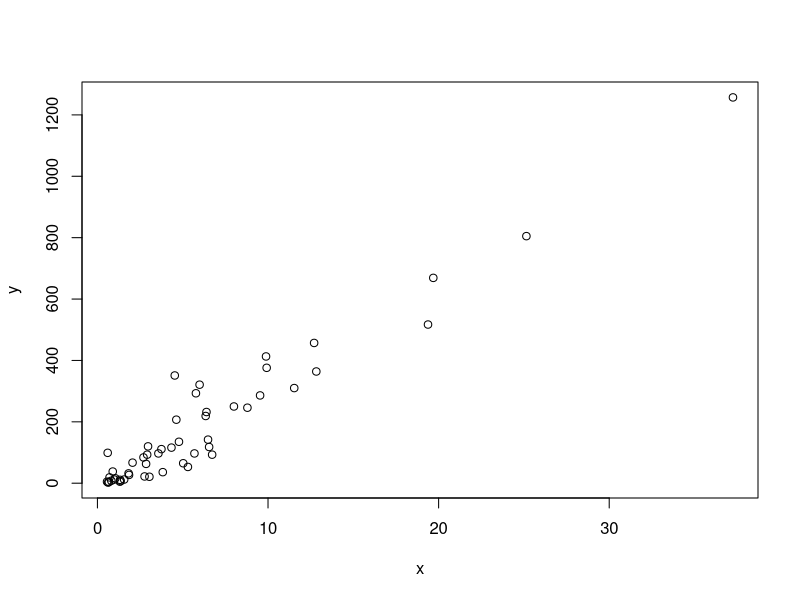
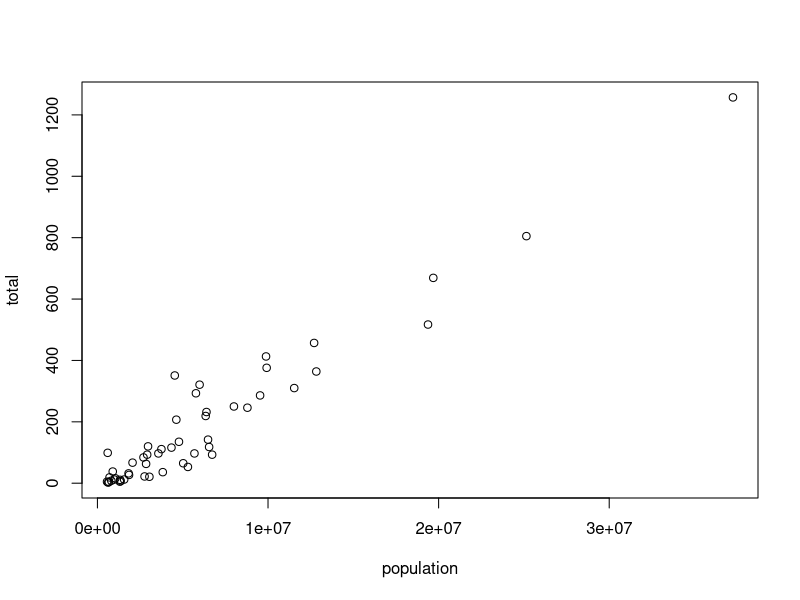
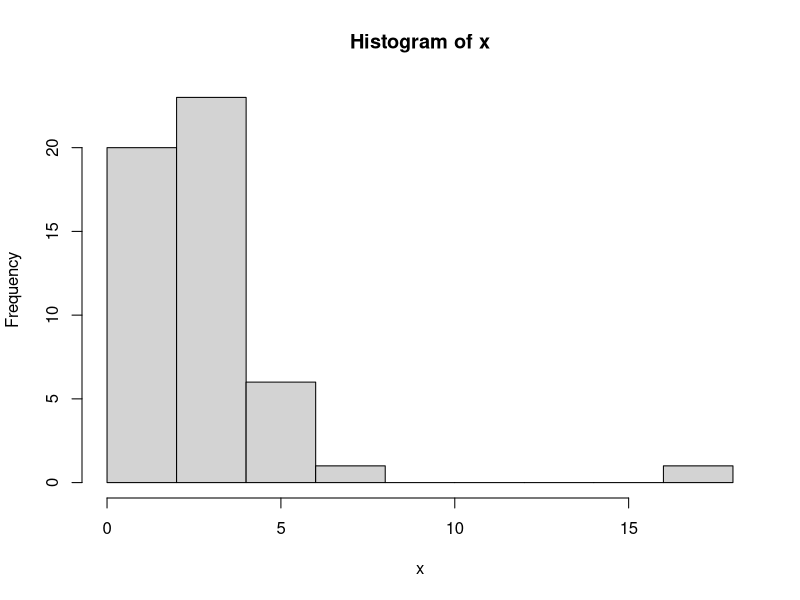
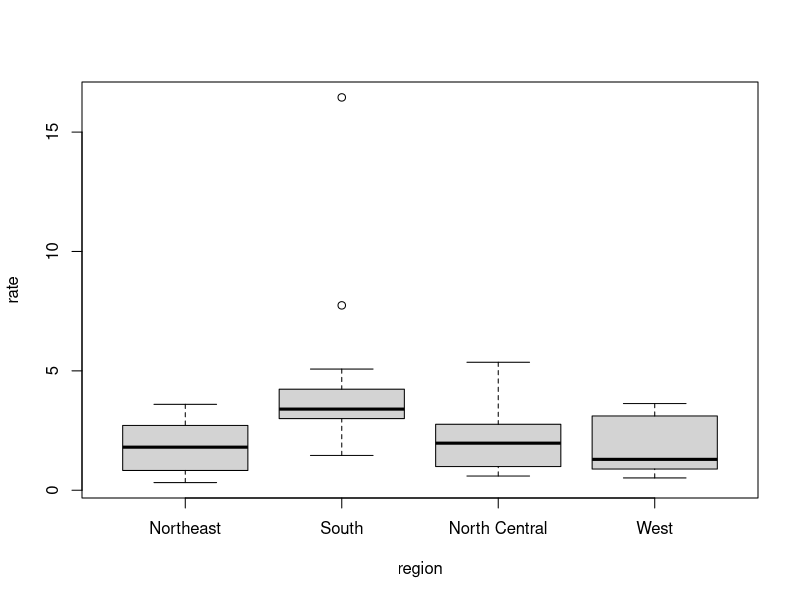
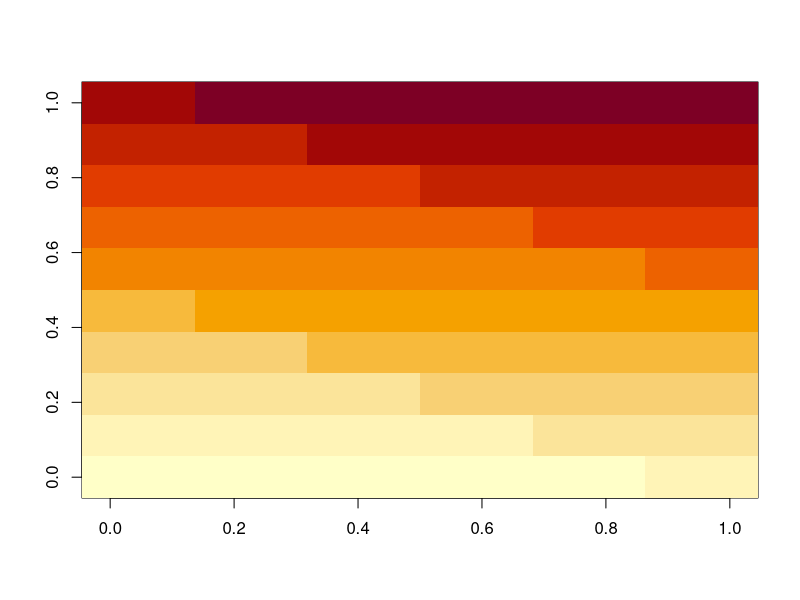
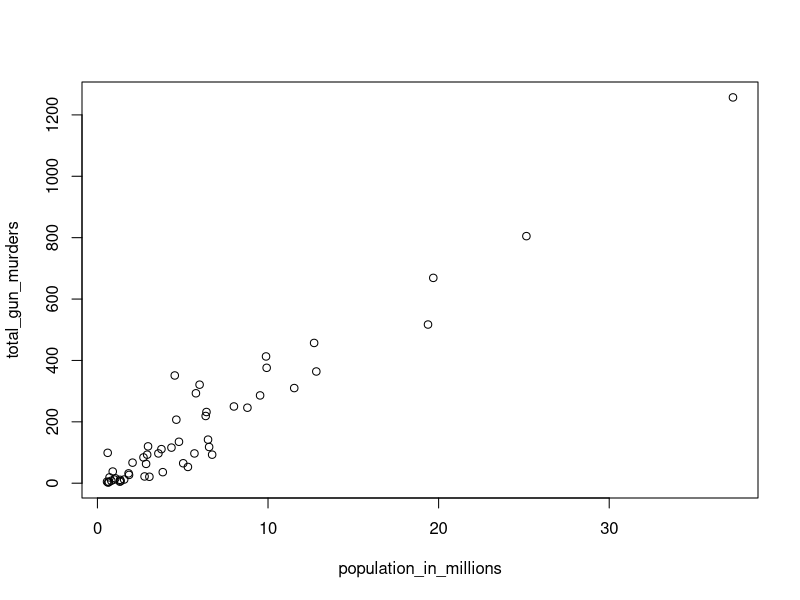
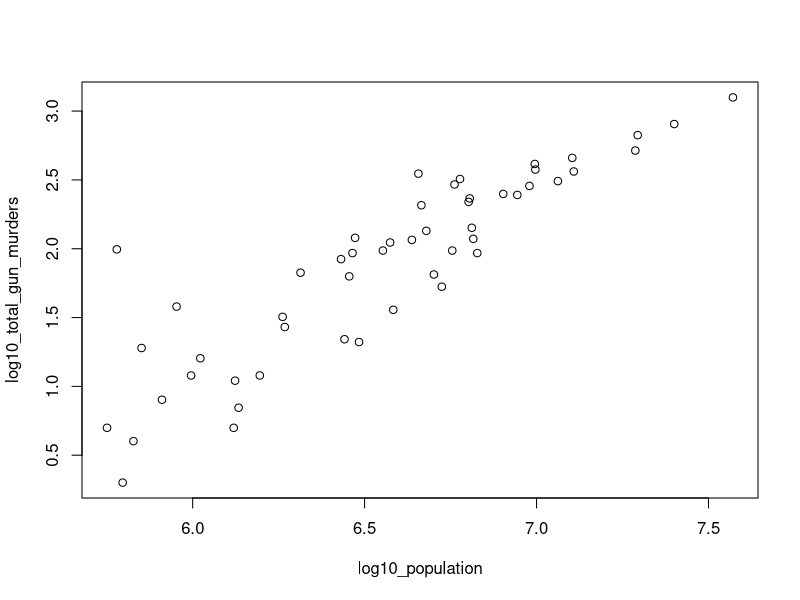
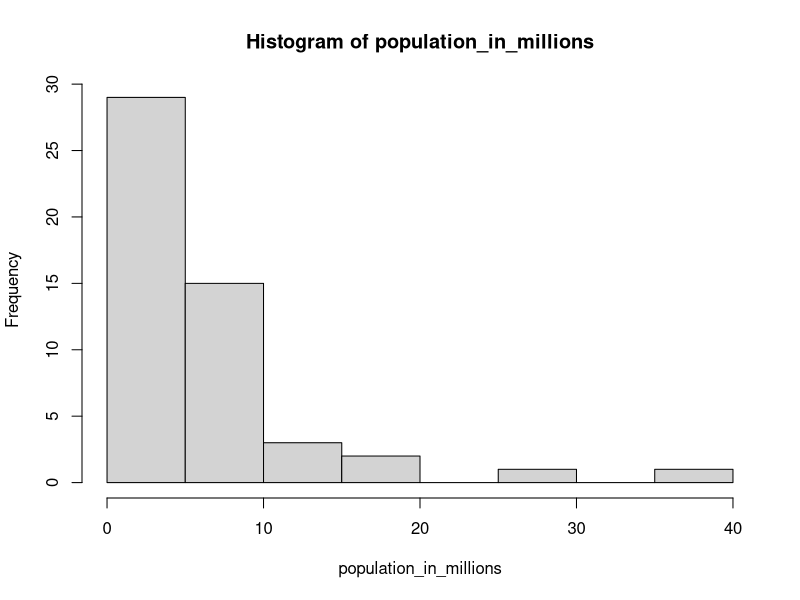

Write R code to recreate these figures, in order.
## ---- chunk 1
a<-1
b<-1
c<- -1
## ---- chunk 2
a
## ---- chunk 3
print(a)

## ---- chunk 4
ls()

## ---- chunk 5
(-b + sqrt(b^2 - 4*a*c) ) / ( 2*a )

(-b - sqrt(b^2 - 4*a*c) ) / ( 2*a )

## ---- chunk 6
log(8)

log(a) 
## ---- chunk 7
help("log")
## ---- chunk 8
args(log)

## ---- chunk 9
log(8, base = 2)

## ---- chunk 10
log(x = 8, base = 2)

## ---- chunk 11
log(8,2)

## ---- chunk 12
log(base = 2, x = 8)

## ---- chunk 13
2^3

## ---- chunk 14
help("+") 

## ---- chunk 15
?"+"
## ---- chunk 16
help(">") 

## ---- chunk 17
?">"

## ---- chunk 18
data()

## ---- chunk 19
co2

## ---- chunk 20
pi
Inf+1
## ---- chunk 21
solution_1 <- (-b + sqrt(b^2 - 4*a*c)) / (2*a)
solution_2 <- (-b - sqrt(b^2 - 4*a*c)) / (2*a)
## ---- chunk 22
a <- 3
b <- 2
c <- -1
(-b + sqrt(b^2 - 4*a*c)) / (2*a)
(-b - sqrt(b^2 - 4*a*c)) / (2*a)
## ---- chunk 23
## Code to compute solution to quadratic equation of the form ax^2 + bx + c
## define the variables
a <- 3 
b <- 2
c <- -1

## now compute the solution
(-b + sqrt(b^2 - 4*a*c)) / (2*a)
(-b - sqrt(b^2 - 4*a*c)) / (2*a)
## ---- chunk 24
n<-100
n*(n+1)/2
## ---- chunk 25
n<-1000
n*(n+1)/2
## ---- chunk 26
n <- 1000
x <- seq(1, n)
sum(x)
## ---- chunk 27
# b.seq creates a list of numbers and sum adds them up.

## ---- chunk 28
log(sqrt(100),10)
## ---- chunk 29
# c.log(exp(x))
## ---- chunk 30
a <- 2
class(a)
## ---- chunk 31
library(dslabs)
data(murders)
## ---- chunk 32
class(murders)

## ---- chunk 33
str(murders)

## ---- chunk 34
head(murders)

## ---- chunk 35
murders$population

## ---- chunk 36
names(murders)

## ---- chunk 37
pop <- murders$population
length(pop)
## ---- chunk 38
class(pop)

## ---- chunk 39
class(murders$state)

## ---- chunk 40
z <- 3 == 2
z
class(z)

## ---- chunk 41
?Comparison

## ---- chunk 42
class(murders$region)

## ---- chunk 43
levels(murders$region)

## ---- chunk 44
region <- murders$region
value <- murders$total
region <- reorder(region, value, FUN = sum)
levels(region)
## ---- chunk 45
record <- list(name = "John Doe",
             student_id = 1234,
             grades = c(95, 82, 91, 97, 93),
             final_grade = "A")
## ---- chunk 46
record

## ---- chunk 47
record$student_id

## ---- chunk 48
record[["student_id"]]

## ---- chunk 49
record2 <- list("John Doe", 1234)
record2
## ---- chunk 50
record2[[1]]

## ---- chunk 51
mat <- matrix(1:12, 4, 3)
mat
## ---- chunk 52
mat[2, 3]

## ---- chunk 53
mat[2, ]

## ---- chunk 54
mat[, 3]

## ---- chunk 55
mat[, 2:3]

## ---- chunk 56
mat[1:2, 2:3]

## ---- chunk 57
as.data.frame(mat)

## ---- chunk 58
data("murders")
murders[25, 1]

murders[2:3, ]

## ---- chunk 59
library(dslabs)
data(murders)
## ---- chunk 60
# c. The state name, the abbreviation of the state name, the state’s region, and the state’s population and total number of murders for 2010.


## ---- chunk 61
library(dslabs)
data(murders)

names(murders)
## ---- chunk 62
a <- murders$abb

class(a)
## ---- chunk 63
b<-murders[["abb"]]

identical(a, b)
## ---- chunk 64
class(murders$region)

## ---- chunk 65
length(levels(murders$region))
## ---- chunk 66
table(murders$region)

## ---- chunk 67
codes <- c(380, 124, 818)
codes
## ---- chunk 68
country <- c("italy", "canada", "egypt")
## ---- chunk 69
country <- c('italy', 'canada', 'egypt')
## ---- chunk 70
#country <- c(italy, canada, egypt)

## ---- chunk 71
codes <- c(italy = 380, canada = 124, egypt = 818)
codes

## ---- chunk 72
class(codes)

## ---- chunk 73
names(codes)

## ---- chunk 74

codes <- c("italy" = 380, "canada" = 124, "egypt" = 818)
codes

## ---- chunk 75
codes <- c(380, 124, 818)
country <- c("italy","canada","egypt")
names(codes) <- country
codes
## ---- chunk 76
seq(1, 10)

## ---- chunk 77
seq(1, 10, 2)

## ---- chunk 78
1:10

## ---- chunk 79
class(1:10)

## ---- chunk 80
class(seq(1, 10, 0.5))
## ---- chunk 81
codes[2]

## ---- chunk 82
codes[c(1,3)]

## ---- chunk 83
codes[1:2]
## ---- chunk 84
codes["canada"]

codes[c("egypt","italy")]

## ---- chunk 85
    x <- c(1, "canada", 3)

## ---- chunk 86
x
class(x)
## ---- chunk 87
 x <- 1:5
    y <- as.character(x)
    y
## ---- chunk 88
    as.numeric(y)

## ---- chunk 89
x <- c("1", "b", "3")
as.numeric(x)

## ---- chunk 90
temp <- c(35, 88, 42, 84, 81,30)

## ---- chunk 91
city <- c("Beijing", "Lagos", "Paris", "Rio de Janeiro", "San Juan", "Toronto")

## ---- chunk 92
names(temp)<-city

## ---- chunk 93
temp[1:3]

## ---- chunk 94
temp[c(3,5)]

## ---- chunk 95
x <- 12:73
length(x)

## ---- chunk 96
seq(1,100,2)

## ---- chunk 97
length(seq(6,55,4/7))

## ---- chunk 98
a <- seq(1, 10, length.out = 100)
class(a)

## ---- chunk 99
a <- seq(1, 10)
class(a)

## ---- chunk 100
a<-class(1)
class(1L)

## ---- chunk 101
x <- c(1, 3, 5,"a")
x
x<-as.numeric(x)

## ---- chunk 102
library(dslabs)
data(murders)
sort(murders$total)
## ---- chunk 103
x <- c(31, 4, 15, 92, 65)
sort(x)
## ---- chunk 104
index <- order(x)
x[index]
## ---- chunk 105
x

order(x)
## ---- chunk 106
murders$state[1:6]
murders$abb[1:6]

## ---- chunk 107
ind <- order(murders$total) 
murders$abb[ind]
## ---- chunk 108
max(murders$total)

## ---- chunk 109
i_max <- which.max(murders$total)
murders$state[i_max]

## ---- chunk 110
x <- c(31, 4, 15, 92, 65)
rank(x)
## ---- chunk 111
x <- c(1, 2, 3)
y <- c(10, 20, 30, 40, 50, 60, 70)
x+y
## ---- chunk 112
library(dslabs)
data("murders")
## ---- chunk 113
pop <- murders$population

pop<-sort(pop)

pop[1]
## ---- chunk 114
pop <- murders$population
o <- order(pop)
o[1]
## ---- chunk 115
which.min(murders$population)

## ---- chunk 116
i <- which.min(murders$population)
states <- murders$state
states[i]

## ---- chunk 117
 temp <- c(35, 88, 42, 84, 81, 30)

 city <- c("Beijing", "Lagos", "Paris", "Rio de Janeiro", "San Juan", "Toronto")

 city_temps <- data.frame(name = city, temperature = temp)

## ---- chunk 118

 states <- murders$state

 ranks <- rank(murders$population)

 my_df <- data.frame(name=states, ranks)
## ---- chunk 119
 states <- murders$state

 ranks <- rank(murders$population)

 ind <- order(murders$population)

 
my_df<-data.frame(states = states[ind], ranks = ranks[ind])
## ---- chunk 120
data("na_example")  
str(na_example)
## ---- chunk 121
mean(na_example)

## ---- chunk 122
ind <- is.na(na_example)
sum(ind)

## ---- chunk 123
mean(na_example[!ind])
## ---- chunk 124
library(dslabs)
data("murders")
murders$state[which.max(murders$population)]
## ---- chunk 125
inches <- c(69, 62, 66, 70, 70, 73, 67, 73, 67, 70)

## ---- chunk 126
inches * 2.54

## ---- chunk 127
inches - 69
## ---- chunk 128
murder_rate <- murders$total / murders$population * 100000
## ---- chunk 129
murders$abb[order(murder_rate)]
## ---- chunk 130
temp <- c(35, 88, 42, 84, 81, 30)
city <- c("Beijing", "Lagos", "Paris", "Rio de Janeiro", 
          "San Juan", "Toronto")
city_temps <- data.frame(name = city, temperature = temp)
## ---- chunk 131
temp <- 5/9*(temp-32)
city_temps <- data.frame(name=city,temperature=temp)

## ---- chunk 132
x <- c(1:100)
 sum(1/x^2)

## ---- chunk 133
library(dslabs)
data(murders)
 murder_rate <- murders$total/murders$population *100000

 mean(murder_rate)
## ---- chunk 134

library(dslabs)
data("murders")
## ---- chunk 135
murder_rate <- murders$total / murders$population * 100000 

## ---- chunk 136
ind <- murder_rate < 0.71

## ---- chunk 137
ind <- murder_rate <= 0.71

## ---- chunk 138
murders$state[ind]

## ---- chunk 139
sum(ind)

## ---- chunk 140
TRUE & TRUE
TRUE & FALSE

FALSE & FALSE

## ---- chunk 141
west <- murders$region == "West"
safe <- murder_rate <= 1
## ---- chunk 142
ind <- safe & west
murders$state[ind]

## ---- chunk 143
ind <- which(murders$state == "California")
murder_rate[ind]
## ---- chunk 144
ind <- match(c("New York", "Florida", "Texas"), murders$state)
ind
## ---- chunk 145
murder_rate[ind]

## ---- chunk 146
c("Boston", "Dakota", "Washington") %in% murders$state

## ---- chunk 147
match(c("New York", "Florida", "Texas"), murders$state)
which(murders$state%in%c("New York", "Florida", "Texas"))

## ---- chunk 148
library(dslabs)
data(murders)
## ---- chunk 149
murder_rate <- murders$total / murders$population * 100000
low <- murder_rate < 1

## ---- chunk 150
which(low)

## ---- chunk 151
murders$state[low]

## ---- chunk 152
ind <- low & murders$region=='Northeast'
murders$state[ind] 

## ---- chunk 153
avg <- mean(murder_rate)
sum(murder_rate<avg)

## ---- chunk 154
abbs <- c('AK','MI','IA')
ind <- match(abbs , murders$abb)
murders$state[ind]

## ---- chunk 155
abbs <- c('MA', 'ME', 'MI', 'MO', 'MU')
abbs%in%murders$abb

## ---- chunk 156
ind <- which(!abbs%in%murders$abb)
abbs[ind]

## ---- chunk 157
x <- murders$population / 10^6
y <- murders$total
plot(x, y)
## ---- chunk 158
with(murders, plot(population, total))

## ---- chunk 159
x <- with(murders, total / population * 100000)
hist(x)
## ---- chunk 160
murders$state[which.max(x)]

## ---- chunk 161
murders$rate <- with(murders, total / population * 100000)
boxplot(rate~region, data = murders)
## ---- chunk 162
x <- matrix(1:120, 12, 10)
image(x)
## ---- chunk 163
library(dslabs)
data(murders)
population_in_millions <- murders$population/10^6
total_gun_murders <- murders$total
plot(population_in_millions, total_gun_murders)
## ---- chunk 164
log10_population <-log10(murders$population)

log10_total_gun_murders <- log10(total_gun_murders)

plot(log10_population,log10_total_gun_murders)
## ---- chunk 165
population_in_millions <- murders$population/10^6

hist(population_in_millions)
## ---- chunk 166
boxplot(population~region, data=murders)
